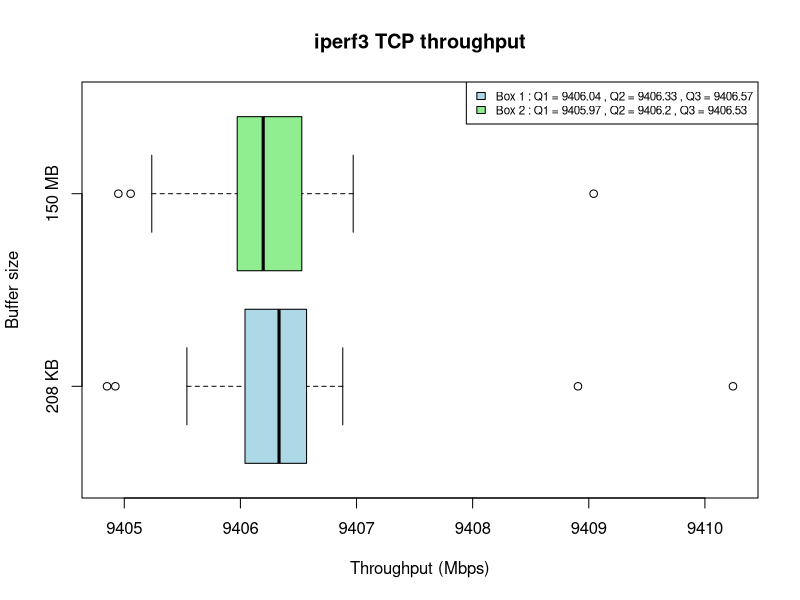

The R source for this figure:
# Sample data for multiple boxes
data1 <- read.table("tcp-box-plot-212992.txt", header = FALSE)
data2 <- read.table("tcp-box-plot-157286400.txt", header = FALSE)

# Define custom y-axis values
#y_values <- c("208 KB", "150 MB")

# Combine data into a matrix
data_matrix <- cbind(data1, data2)

column_names <- c("208 KB", "150 MB")

# Set the column names for the data_matrix
colnames(data_matrix) <- column_names


# Create a boxplot with multiple boxes
bp <- boxplot(data_matrix, horizontal=TRUE, main="iperf3 TCP throughput", xlab="Throughput (Mbps)", ylab="Buffer size", col=c("lightblue", "lightgreen"), outline=TRUE)

# Calculate quartiles and median for each box
q1 <- bp$stats[2, ]
q3 <- bp$stats[4, ]
median_val <- bp$stats[3, ]

# Create custom legend labels
legend_labels <- sapply(1:ncol(data_matrix), function(i) {
  paste("Box", i, ": Q1 =", round(q1[i], 2), ", Q2 =", round(median_val[i], 2), ", Q3 =", round(q3[i], 2))
})

# Create a legend
legend("topright", legend=legend_labels, fill=c("lightblue", "lightgreen"), cex = 0.7)

